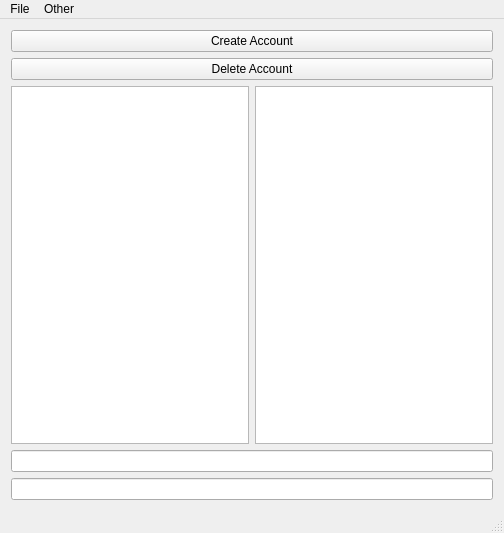
<?xml version="1.0" encoding="UTF-8"?>
<ui version="4.0">
 <class>MainWindow</class>
 <widget class="QMainWindow" name="MainWindow">
  <property name="geometry">
   <rect>
    <x>0</x>
    <y>0</y>
    <width>504</width>
    <height>533</height>
   </rect>
  </property>
  <property name="windowTitle">
   <string>MainWindow</string>
  </property>
  <property name="windowIcon">
   <iconset theme="./Icon.png"/>
  </property>
  <widget class="QWidget" name="centralWidget">
   <layout class="QGridLayout" name="gridLayout">
    <item row="0" column="0">
     <layout class="QVBoxLayout" name="verticalLayout_Main" stretch="0,10,0">
      <item>
       <layout class="QVBoxLayout" name="vLayout_Buttons">
        <item>
         <widget class="QPushButton" name="pushButton_CreateAccount">
          <property name="text">
           <string>Create Account</string>
          </property>
         </widget>
        </item>
        <item>
         <widget class="QPushButton" name="pushButton_DeleteAccount">
          <property name="text">
           <string>Delete Account</string>
          </property>
         </widget>
        </item>
       </layout>
      </item>
      <item>
       <layout class="QHBoxLayout" name="hLayout_ListViews">
        <item>
         <widget class="QListWidget" name="listWidget_Accounts">
          <property name="selectionRectVisible">
           <bool>false</bool>
          </property>
         </widget>
        </item>
        <item>
         <widget class="QListWidget" name="listWidget_Keys"/>
        </item>
       </layout>
      </item>
      <item>
       <layout class="QHBoxLayout" name="hLayout_Filters">
        <item>
         <widget class="QLineEdit" name="lineEdit_AccountFilter"/>
        </item>
       </layout>
      </item>
     </layout>
    </item>
    <item row="1" column="0">
     <widget class="QLineEdit" name="lineEdit_SelectedKeyValue"/>
    </item>
   </layout>
  </widget>
  <widget class="QMenuBar" name="menuBar">
   <property name="geometry">
    <rect>
     <x>0</x>
     <y>0</y>
     <width>504</width>
     <height>20</height>
    </rect>
   </property>
   <property name="defaultUp">
    <bool>false</bool>
   </property>
   <widget class="QMenu" name="menuFile">
    <property name="title">
     <string>File</string>
    </property>
    <addaction name="action_Save"/>
    <addaction name="action_SaveAs"/>
    <addaction name="action_Load"/>
    <addaction name="separator"/>
   </widget>
   <widget class="QMenu" name="menuOther">
    <property name="title">
     <string>Other</string>
    </property>
    <addaction name="action_PasswordGenerator"/>
    <addaction name="separator"/>
    <addaction name="action_Settings"/>
   </widget>
   <addaction name="menuFile"/>
   <addaction name="menuOther"/>
  </widget>
  <widget class="QStatusBar" name="statusBar"/>
  <action name="actionTest">
   <property name="text">
    <string>Test</string>
   </property>
  </action>
  <action name="actionBlack">
   <property name="text">
    <string>Simple Black</string>
   </property>
  </action>
  <action name="actionDark_Blue">
   <property name="text">
    <string>Dark Blue</string>
   </property>
  </action>
  <action name="actionLight">
   <property name="text">
    <string>Light</string>
   </property>
  </action>
  <action name="action_SaveAs">
   <property name="text">
    <string>Save As</string>
   </property>
  </action>
  <action name="action_Save">
   <property name="text">
    <string>Save</string>
   </property>
  </action>
  <action name="action_Load">
   <property name="text">
    <string>Load</string>
   </property>
  </action>
  <action name="action_Light">
   <property name="text">
    <string>Light</string>
   </property>
  </action>
  <action name="action_Black">
   <property name="text">
    <string>Black</string>
   </property>
  </action>
  <action name="action_DarkBlue">
   <property name="text">
    <string>Dark Blue</string>
   </property>
  </action>
  <action name="action_PasswordGenerator">
   <property name="text">
    <string>Password Generator</string>
   </property>
  </action>
  <action name="action_AES_Encryptor">
   <property name="text">
    <string>AES Encryption</string>
   </property>
  </action>
  <action name="action_BaseEncoder">
   <property name="text">
    <string>Base Encoder</string>
   </property>
  </action>
  <action name="action_Hasher">
   <property name="text">
    <string>Data Hasher</string>
   </property>
  </action>
  <action name="action_Darcula">
   <property name="text">
    <string>Darcula</string>
   </property>
  </action>
  <action name="action_Dark">
   <property name="text">
    <string>Dark</string>
   </property>
  </action>
  <action name="action_V15">
   <property name="text">
    <string>V15</string>
   </property>
  </action>
  <action name="action_Skyrim">
   <property name="text">
    <string>Skyrim</string>
   </property>
  </action>
  <action name="action_Settings">
   <property name="text">
    <string>Settings</string>
   </property>
  </action>
 </widget>
 <layoutdefault spacing="6" margin="11"/>
 <resources/>
 <connections/>
</ui>
